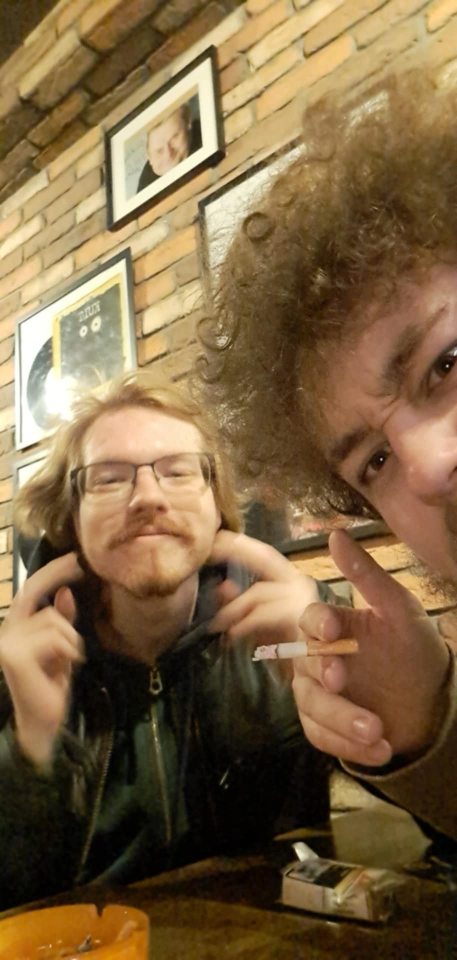
#> input picture Lab5/einstein2.png, 913 x 1920 px (shown at 1/2 size)
$ python zad3.py
#> lines starting #> are read from the running program, lines starting #| are printed output that depends on the picture; after the words box and inside, x2 and y2 are one past the last pixel; in counts of white or black regions, pixels touching at a corner belong together
import cv2
import numpy as np

# Wczytanie obrazu
image_path = 'einstein2.png'  # Podaj ścieżkę do pliku graficznego
image = cv2.imread(image_path, cv2.IMREAD_GRAYSCALE)
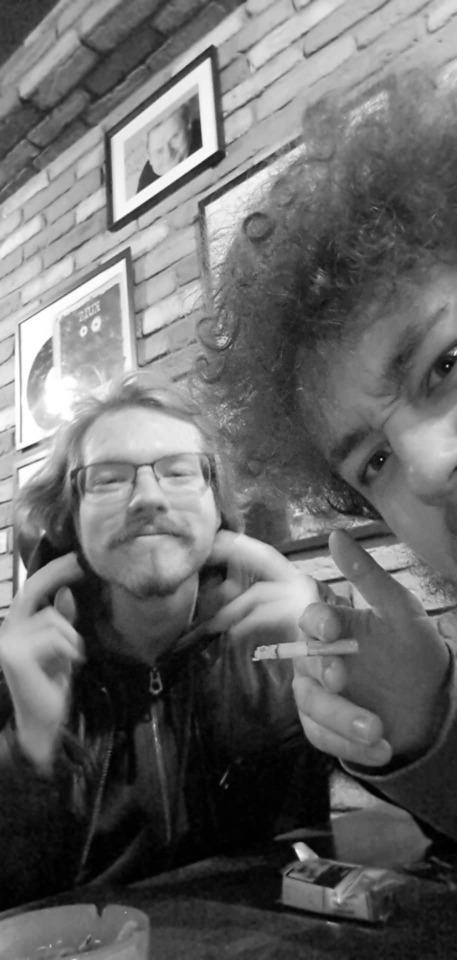
#> image: shape (1920, 913) (shown at 1/2 size); min 0, max 255, mean 104.9
image = cv2.resize(image,None ,  fx=0.5, fy=0.5)
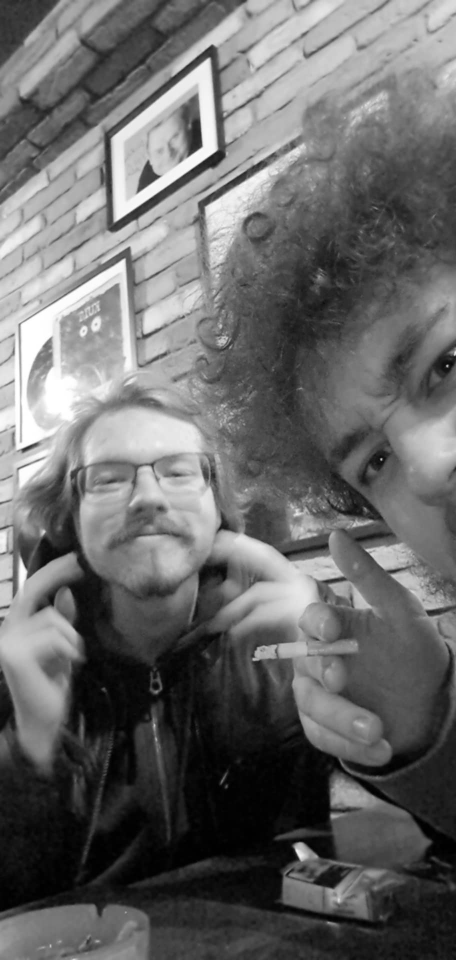
#> image: shape (960, 456); min 0, max 255, mean 105.1

if image is None:
    print("Nie udało się wczytać obrazu. Sprawdź ścieżkę.")
else:
    # Funkcja aktualizująca wynik na podstawie wartości progów z suwaków
    def update_canny(threshold1, threshold2):
        # Wykrywanie krawędzi metodą Canny’ego
#> called with threshold1 = 50, threshold2 = 150
        edges = cv2.Canny(image, threshold1, threshold2)
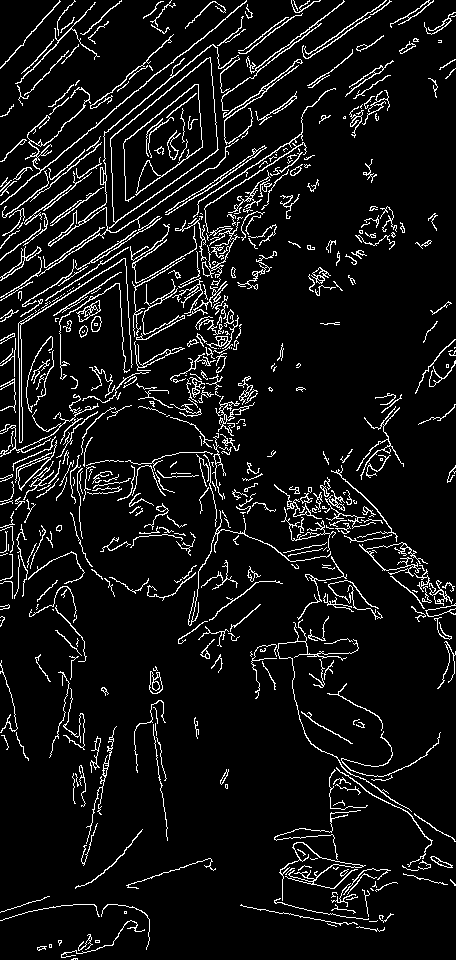
#> edges: shape (960, 456); 7.7% white in thin lines or dots
        # Wyświetlenie obrazu z krawędziami
        cv2.imshow("Krawędzie Canny", edges)

    # Inicjalizacja okna i suwaków
    cv2.namedWindow("Krawędzie Canny")
    cv2.createTrackbar("Próg dolny", "Krawędzie Canny", 50, 255, lambda v: update_canny(v, cv2.getTrackbarPos("Próg górny", "Krawędzie Canny")))
    cv2.createTrackbar("Próg górny", "Krawędzie Canny", 150, 255, lambda v: update_canny(cv2.getTrackbarPos("Próg dolny", "Krawędzie Canny"), v))

    # Pierwsze wywołanie z domyślnymi wartościami progów
    update_canny(50, 150)

    # Oczekiwanie na zamknięcie okna przez użytkownika
    cv2.waitKey(0)
    cv2.destroyAllWindows()

$ run again, with Lab5/einstein.png copied over Lab5/einstein2.png
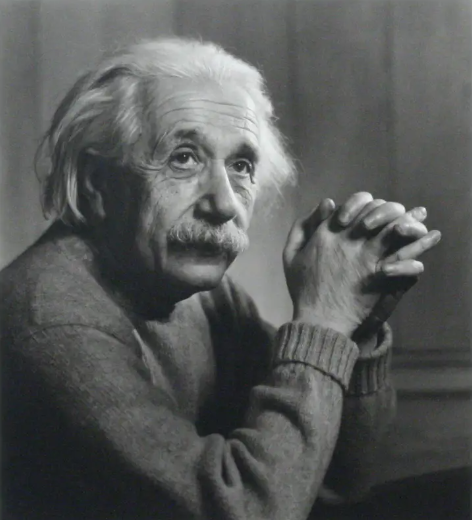
#> input picture Lab5/einstein.png, 472 x 520 px
#> in update_canny, `edges = cv2.Canny(image, threshold1, threshold2)`:
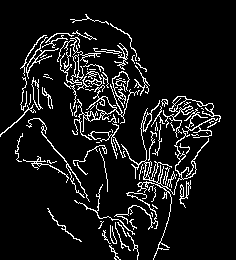
#> edges: shape (260, 236); 8.9% white in thin lines or dots, all inside (x1, y1, x2, y2) = (0, 14, 221, 260)
